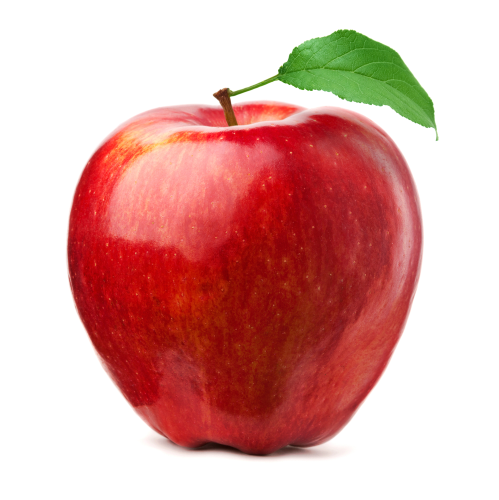
#> input picture Experiment 7/apple.jpg, 998 x 1000 px (shown at 1/2 size)
$ python Program.py
#> lines starting #> are read from the running program, lines starting #| are printed output that depends on the picture; after the words box and inside, x2 and y2 are one past the last pixel; in counts of white or black regions, pixels touching at a corner belong together
import cv2
import numpy as np

# 1. Load the image
img = cv2.imread('apple.jpg')
#> img is the input picture: shape (1000, 998, 3); mean B, G, R 163.8, 168.4, 219.8
if img is None:
    print("Error: Could not load the image.")
    exit()

# 2. Resize
scale = 1
img_small = cv2.resize(img, (0, 0), fx=scale, fy=scale, interpolation=cv2.INTER_AREA)
gray = cv2.cvtColor(img_small, cv2.COLOR_BGR2GRAY)
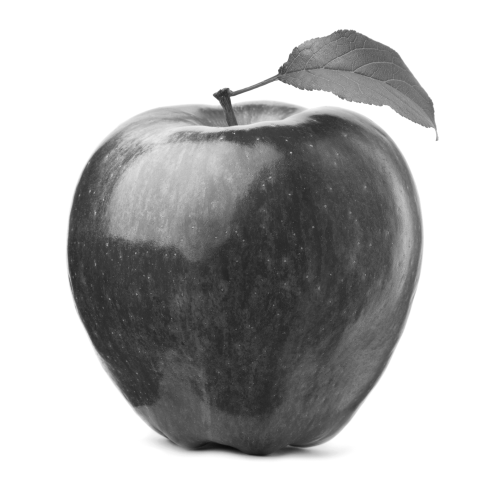
#> gray: shape (1000, 998) (shown at 1/2 size); min 11, max 255, mean 183.2

# --- Helper function to add a label with a background for visibility ---
def add_labeled_overlay(image, text):
#> called with text = 'Original'
    output = image.copy()
    font = cv2.FONT_HERSHEY_DUPLEX
    font_scale = 0.8
    color = (0, 0, 0) # Black text
    thickness = 1
    pos = (15, 35) # Top-left position

    # Add a white rectangle background so the text is always visible
    (w, h), _ = cv2.getTextSize(text, font, font_scale, thickness)
    cv2.rectangle(output, (pos[0]-5, pos[1]-h-5), (pos[0]+w+5, pos[1]+5), (255, 255, 255), -1)

    cv2.putText(output, text, pos, font, font_scale, color, thickness, cv2.LINE_AA)
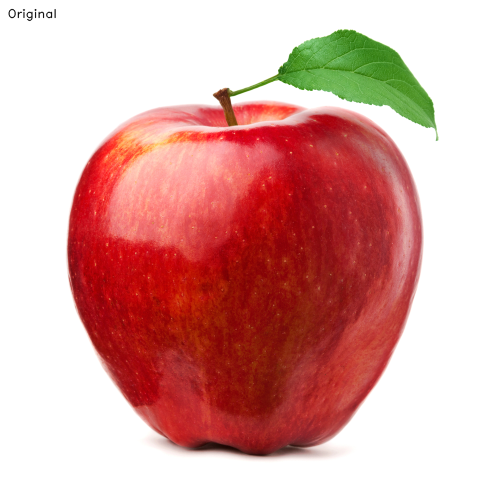
#> output: shape (1000, 998, 3) (shown at 1/2 size); 0.09% of pixels changed, all inside (x1, y1, x2, y2) = (16, 17, 112, 43)
    return output

# --- PROCESS IMAGES ---

# Original
original_labeled = add_labeled_overlay(img_small, "Original")

# Harris Corner Detection
gray_float = np.float32(gray)
harris_dst = cv2.cornerHarris(gray_float, 2, 3, 0.04)
harris_dst = cv2.dilate(harris_dst, None)
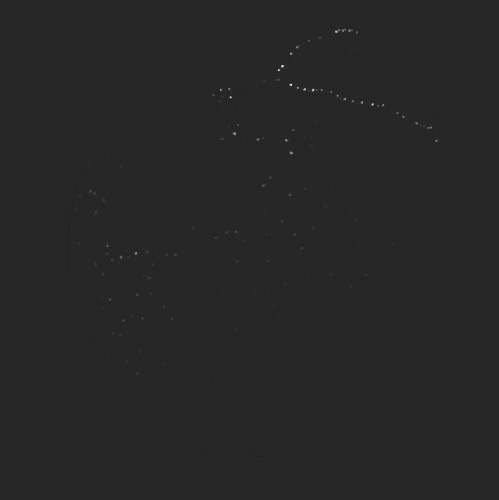
#> harris_dst: shape (1000, 998) float32 (shown at 1/2 size); min -3387179.2, max 18434086, mean 10181.8; drawn with min black and max white
harris_out = img_small.copy()
harris_out[harris_dst > 0.01 * harris_dst.max()] = [0, 0, 255]
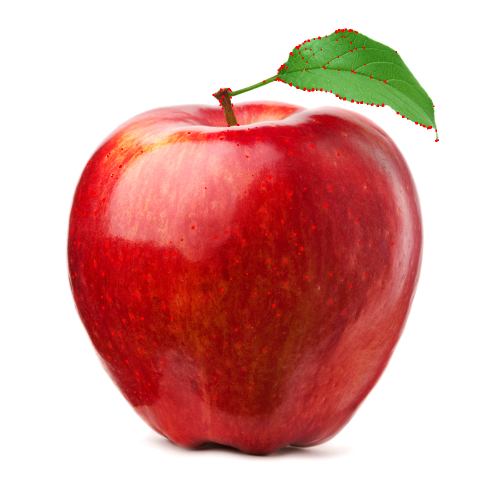
#> harris_out: shape (1000, 998, 3) (shown at 1/2 size); 0.6% of pixels changed, all inside (x1, y1, x2, y2) = (142, 57, 878, 878)
harris_labeled = add_labeled_overlay(harris_out, "Harris")
#> call 2 of add_labeled_overlay, with text = 'Harris'
#> in add_labeled_overlay (call 2), `cv2.putText(output, text, pos, font, font_scale, color, thickness, cv2..`:
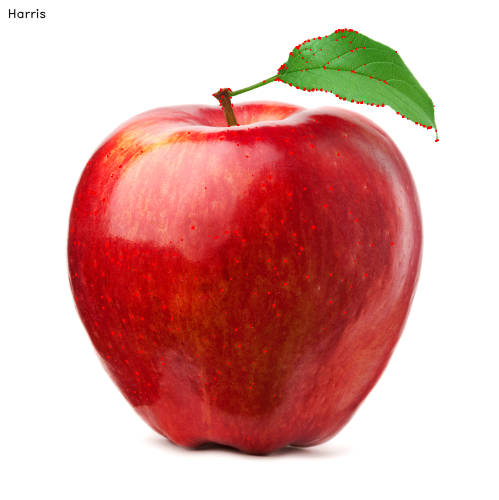
#> output: shape (1000, 998, 3) (shown at 1/2 size); 0.06% of pixels changed, all inside (x1, y1, x2, y2) = (17, 17, 92, 37)


# --- COMBINE AND STORE ---
# Horizontal concatenation: [Original | Harris]
combined_output = np.concatenate((original_labeled, harris_labeled), axis=1)
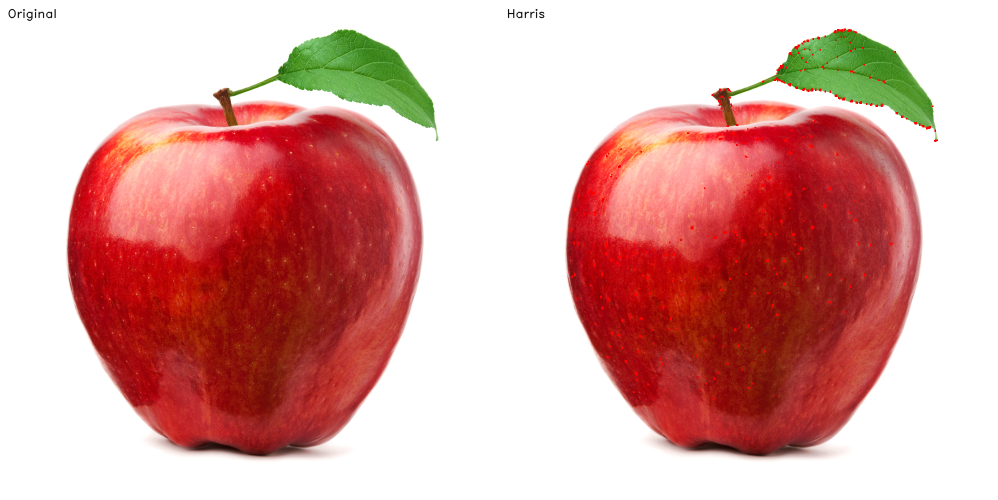
#> combined_output: shape (1000, 1996, 3) (shown at 1/2 size); mean B, G, R 163.5, 168, 219.9

cv2.imwrite('Output.jpg', combined_output)
cv2.imshow('Final Detection Results', combined_output)

print("Image saved as 'Output.jpg'")
cv2.waitKey(0)

cv2.destroyAllWindows()

$ run again, with Experiment 7/scenery.jpg copied over Experiment 7/apple.jpg
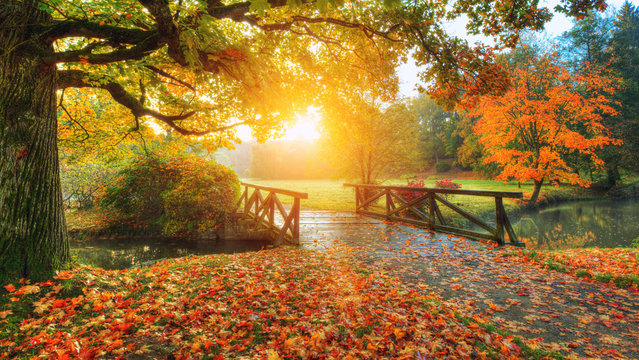
#> input picture Experiment 7/scenery.jpg, 639 x 360 px
#> img is the input picture: shape (360, 639, 3); mean B, G, R 54.4, 110.3, 145.9
#> `harris_dst = cv2.dilate(harris_dst, None)`:
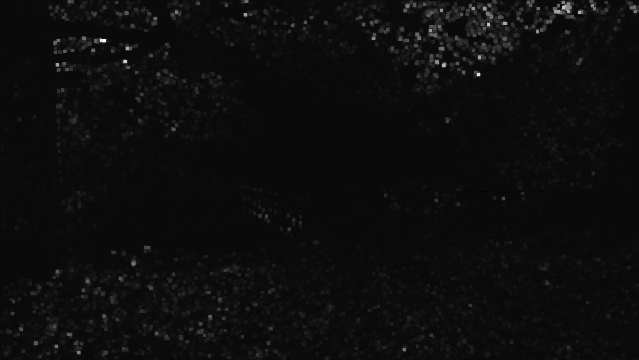
#> harris_dst: shape (360, 639) float32; min -1967535.4, max 47324932, mean 706935.3; drawn with min black and max white
#> `combined_output = np.concatenate((original_labeled, harris_labeled), a..`:
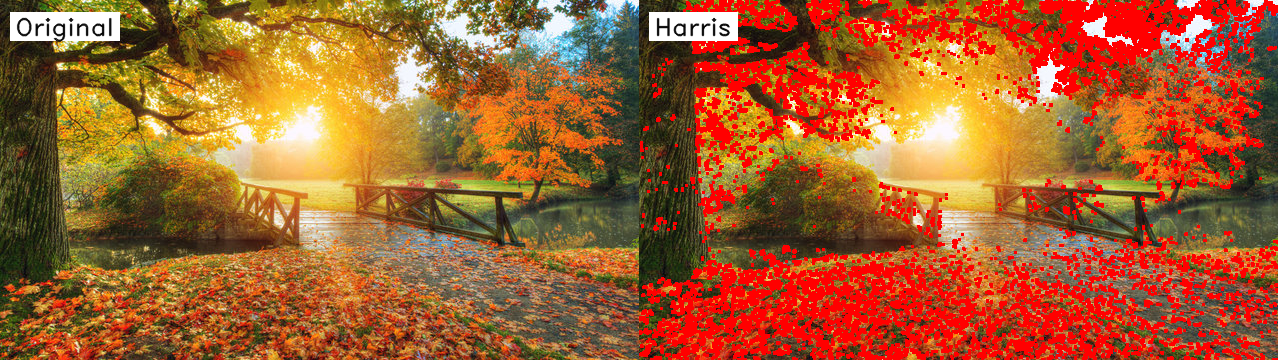
#> combined_output: shape (360, 1278, 3); mean B, G, R 48.3, 95.8, 161.4
